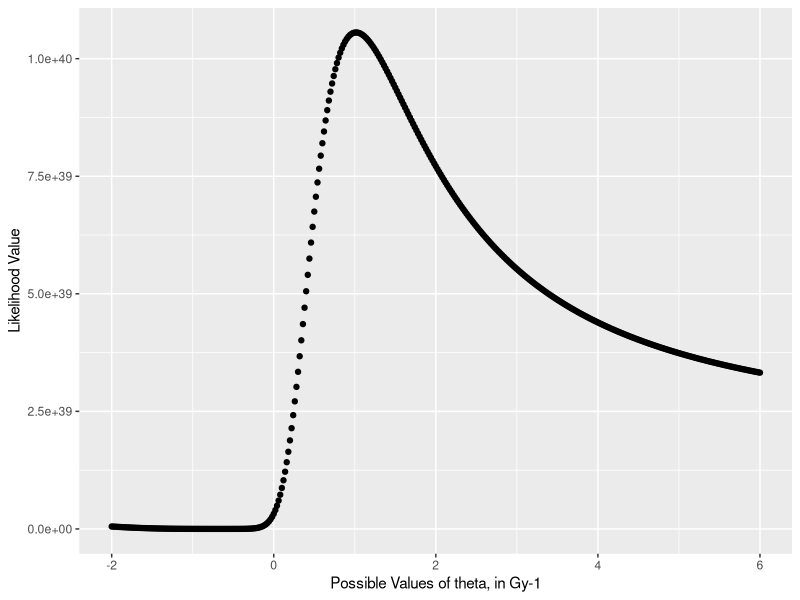

The R source for this figure: (Note: this script raises an error after producing the figure.)
library(plyr)
library(dplyr)
library(ggplot2)
library(stats4)
library(gridExtra)


setwd("/Users/g-woloschak/Documents/")

BEIR_VII_animal_data <- read.csv('BEIR_VII_animal_data.csv')

data_to_plot <- BEIR_VII_animal_data[BEIR_VII_animal_data$protraction == "Acute" & 
                                           !is.na(BEIR_VII_animal_data$risk) &
                                           BEIR_VII_animal_data$dose <=2,]

#create for loop to get likelihood values for range of theta values
likelihood_values <- list()
o_range <- seq(-2, 6, .02)
for(i in 1:length(o_range)){
      o<- o_range[i]
      model_one_theta <- lm(risk ~ factor(facet) * I(dose+o*dose^2), 
                            data = data_to_plot, 
                            weights = (1/error^2))
      likelihood_values[i] <- logLik(model_one_theta)
}
#take list of likelihood values and put in a dataframe
df_10b2 <- data.frame(matrix(unlist(likelihood_values), nrow=length(o_range), byrow=T))
#add theta values to dataframe
df_10b2$theta_values <- o_range
#label columns
colnames(df_10b2) <- c("likelihoods", "thetas")

#find 95% CI
bestloglik <- max(df_10b2$likelihoods, na.rm = TRUE)
minloglik <- bestloglik - qchisq(.95, 1)/2
min(df_10b2[df_10b2$likelihoods >= minloglik,][,2])
max(df_10b2[df_10b2$likelihoods >= minloglik,][,2])


#convert from log likelihood to likelihood
df_10b2$likelihoods <- exp(df_10b2$likelihoods)

#get row number of max likelihood value
row_number <- which(df_10b2$likelihoods == max(df_10b2$likelihoods, na.rm=TRUE))
#use row number to get best theta value
best_theta <- df_10b2[row_number, 2]
#plot profile likelihood
p_10B2 <- ggplot(df_10b2, aes(x=thetas, y = likelihoods)) + geom_point()

##downlaod data for plot 10B-3######################################################
BEIR_VII_10B_3 <- read.csv('BEIR_VII_10B-3_data.csv')
BEIR_VII_10B_3$sem <- BEIR_VII_10B_3$sd / sqrt(BEIR_VII_10B_3$n)

model_data <- BEIR_VII_10B_3[BEIR_VII_10B_3[,6] == "F" &
                                   BEIR_VII_10B_3$dose <= 1.5 &
                                   BEIR_VII_10B_3[,5] == "RFM",]

likelihood_values <- list()
o_range <- seq(-2, 6, .02)
for(i in 1:length(o_range)){
      o<- o_range[i]
      model3 <- lm(I(1/age) ~ I(dose+o*dose^2*(!model_data$chronic)), 
                   #weights = 1/sem^2,
                   data = model_data)
      likelihood_values[i] <- logLik(model3)
}
#take list of likelihood values and put in a dataframe
df_10B3 <- data.frame(matrix(unlist(likelihood_values), nrow=length(o_range), byrow=T))
#add theta values to dataframe
df_10B3$theta_values <- o_range
#label columns
colnames(df_10B3) <- c("likelihoods", "thetas")
df_10B3$likelihoods <- exp(df_10B3$likelihoods)

#graph theta vs likelihood
p_10B3 <- ggplot(df_10B3, aes(x=thetas, y = likelihoods)) + 
      geom_point() +
      xlab("Possible Values of theta, in Gy-1") +
      ylab("Likelihood Value")
p_10B3

#get row number of max likelihood value
row_number <- which(df$likelihoods == max(df_10B3$likelihoods, na.rm=TRUE))
#use row number to get best theta value
best_theta <- df_10B3[row_number, 2]
best_theta

######################## 10-B4 combo ##############################

df_10B4 <- data.frame(theta=df_10b2$thetas, 
                      like_10b2 = df_10b2$likelihoods, 
                      like_10b3 = df_10B3$likelihoods)

#https://en.wikipedia.org/wiki/Normalizing_constant
#http://stats.stackexchange.com/questions/31238/what-is-the-reason-that-a-likelihood-function-is-not-a-pdf#comment60635_31248
#http://cmd.inp.nsk.su/old/cmd2/manuals/cernlib/minuit/node46.html

df_10B4$like_10b2 <- df_10B4$like_10b2/sum(df_10B4$like_10b2)
df_10B4$like_10b3 <- df_10B4$like_10b3/sum(df_10B4$like_10b3)
df_10B4$like_10b4 <- (df_10B4$like_10b2+df_10B4$like_10b3)/2

df_10B4[,2:4] <- df_10B4[,2:4]/max(df_10B4$like_10b2)

p_10B4 <- ggplot(data = df_10B4, aes(x=theta)) +
      geom_line(aes(y=like_10b2), colour="red") +  # first layer
      geom_line(aes(y=like_10b3), colour="green") +  # second layer
      geom_line(aes(y=like_10b4), colour="blue") + # third layer
      xlab("Possible Values of Theta (1/Gy)") +
      ylab("Likelihood Value")

p_10B4

row_number <- which(df_10B4$like_10b4 == max(df_10B4$like_10b4, na.rm=TRUE))
best_theta <- df_10B4[row_number, 1]
best_theta

#find 95% CI
loglike_CI <- data.frame(theta = df_10B4$theta, loglike = log(df_10B4$like_10b4))
bestloglik <- max(loglike_CI$loglike, na.rm = TRUE)
minloglik <- bestloglik - qchisq(.95, 1)/2
min(loglike_CI[loglike_CI$loglike >= minloglik,][,1])
max(loglike_CI[loglike_CI$loglike >= minloglik,][,1])


